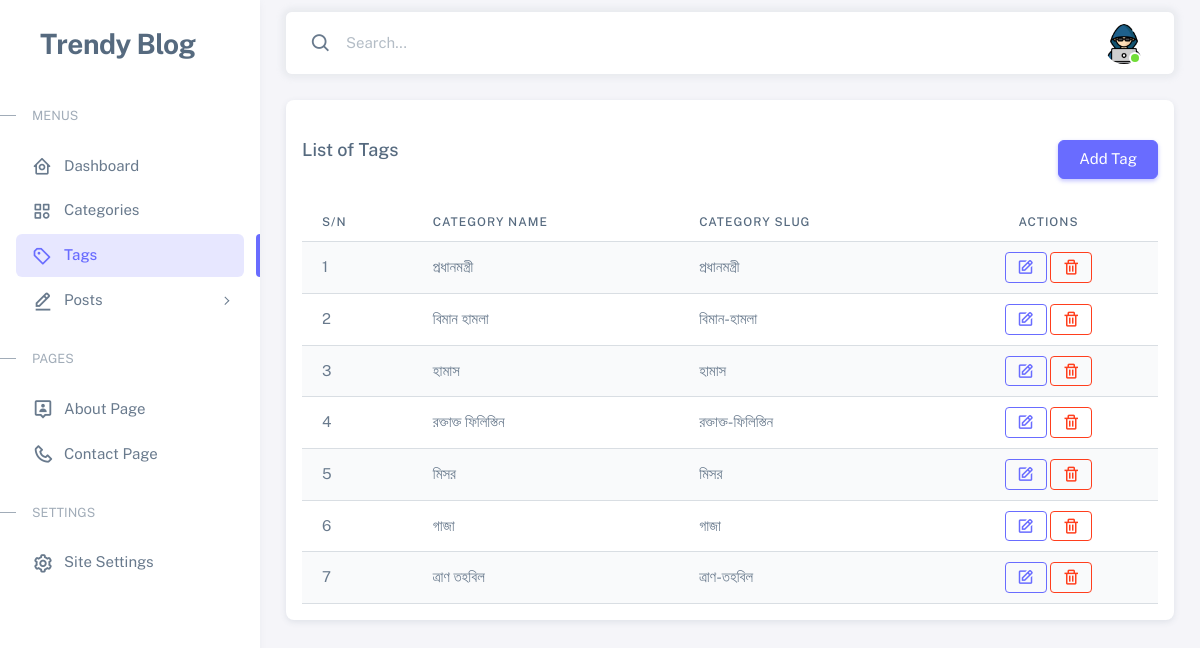
The app's page /admin/tags.php (signed in) with its own data.
### tables this page shows
CREATE TABLE `tags` (
  `id` bigint NOT NULL,
  `name` varchar(255) NOT NULL,
  `slug` varchar(255) NOT NULL
);

### classes/Profile.php (called while the page is built, shortened)
<?php
$realPath = dirname(__FILE__);
require_once $realPath . './../lib/Database.php';
class Profile
{
  private $db;
  public function __construct()
  {
    $this->db = new Database();
  }
  public function getProfile()
  {
    try {
      $id = $_SESSION['id'];
      $query = "SELECT * FROM admins WHERE id = :id";
      $params = [
        ':id' => $id
      ];
      $result = $this->db->query($query, $params);
      return $result->fetch(PDO::FETCH_ASSOC);
    } catch (PDOException $e) {
      return $e->getMessage();
    }
  }
}

### lib/Database.php (called while the page is built, shortened)
<?php
class  Database
{
    private $host = DB_HOST;
    private $user = DB_USER;
    private $password = DB_PASS;
    private $database = DB_NAME;
    private $conn;
    private function connectDB()
    {
        try {
            $this->conn = new PDO("mysql:host={$this->host};dbname={$this->database}", $this->user, $this->password);
            $this->conn->setAttribute(PDO::ATTR_ERRMODE, PDO::ERRMODE_EXCEPTION);
        } catch (PDOException $e) {
            echo "Connection failed: " . $e->getMessage();
        }
    }
    public function query($sql, $params = [])
    {
        $stmt = $this->conn->prepare($sql);
        $stmt->execute($params);
        return $stmt;
    }
}

### classes/Tag.php (called while the page is built, shortened)
<?php
$realPath = dirname(__FILE__);
require_once $realPath. './../lib/Database.php';
class Tag
{
    private $db;
    public function __construct()
    {
        $this->db = new Database();
    }
    public function getAllTagsAdmin()
    {
        try {
            $query = "SELECT * FROM tags ORDER BY id DESC";
            $statement = $this->db->query($query);
            return $statement ?? "Category not found!";
        } catch (PDOException $e) {
            return $e->getMessage();
        }
    }
}

### admin/tags.php (the view, shortened to what this page needs)
<?php
include_once './layouts/head.php';
include_once './layouts/custom-css.php';
$tag = new Tag();
$tags = $tag->getAllTagsAdmin();
?>
</head>
<body>
  <div class="layout-wrapper layout-content-navbar">
    <div class="layout-container">
      <?php include_once './layouts/sidebar.php'; ?>
      <div class="layout-page">
        <?php include_once './layouts/navbar.php'; ?>
        <div class="content-wrapper">
          <div class="container-xxl flex-grow-1 container-p-y">
            <div class="row mb-4 justify-content-center">
              <div class="col-xxl">
                <div class="card mb-4 p-3">
                  <div class="card-header px-0 m-0 d-flex justify-content-between">
                    <div class="head-label">
                      <h5 class="card-title mb-0">
                        List of Tags
                      </h5>
                    </div>
                    <div>
                      <a href="add-tag.php"><button type="button" class="btn btn-primary">
                          Add Tag
                        </button></a>
                    </div>
                  </div>
                  <table id="example" class="table table-striped" style="width: 100%">
                    <thead>
                      <tr>
                        <th>S/N</th>
                        <th>Category Name</th>
                        <th>Category slug</th>
                        <th class="text-center">Actions</th>
                      </tr>
                    </thead>
                    <tbody>
                      <?php
                      if ($tags) {
                        $i = 1;
                        while ($row = $tags->fetch(PDO::FETCH_ASSOC)) { ?>
                          <tr>
                            <td>
                              <?php echo $i++; ?>
                            </td>
                            <td>
                              <?php echo $row['name']; ?>
                            </td>
                            <td>
                              <?php echo $row['slug']; ?>
                            </td>
                            <td class="text-center">
                              <a class="btn btn-sm btn-outline-primary"
                                href="edit-tag.php?id=<?php echo $row['id']; ?>">
                                <i class="fs-5 bx bx-edit"></i>
                              </a>
                              <a class="btn btn-sm btn-outline-danger btn-delete" href="?id=<?php echo $row['id']; ?>"><i
                                  class="fs-5 bx bx-trash"></i></a>
                            </td>
                          </tr>
                          <?php
                        }
                      }
                      ?>
                    </tbody>
                  </table>
                </div>
              </div>
            </div>
          </div>
        </div>
      </div>
    </div>
  </div>
</body>
</html>

### admin/layouts/navbar.php (shortened to what this page needs)
<?php
$profileObj = new Profile();
$profile = $profileObj->getProfile();
?>
<nav class="layout-navbar container-xxl navbar navbar-expand-xl navbar-detached align-items-center bg-navbar-theme"
    id="layout-navbar">
    <div class="navbar-nav-right d-flex align-items-center" id="navbar-collapse">
        <div class="navbar-nav align-items-center">
            <div class="nav-item d-flex align-items-center">
                <i class="bx bx-search fs-4 lh-0"></i>
                <input type="text" class="form-control border-0 shadow-none" placeholder="Search..."
                    aria-label="Search..." />
            </div>
        </div>
        <ul class="navbar-nav flex-row align-items-center ms-auto">
            <li class="nav-item navbar-dropdown dropdown-user dropdown">
                <a class="nav-link dropdown-toggle hide-arrow" href="profile.php" data-bs-toggle="dropdown">
                    <div class="avatar avatar-online">
                        <img src="uploads/profile/<?php echo $profile['avatar']? $profile['avatar'] : 'default.png'; ?>" alt="" class="w-px-40 h-auto rounded-circle" />
                    </div>
                </a>
            </li>
        </ul>
    </div>
</nav>

### records on screen
tags: name "প্রধানমন্ত্রী", slug "প্রধানমন্ত্রী"
tags: name "বিমান হামলা", slug "বিমান-হামলা"
tags: name "হামাস", slug "হামাস"
tags: name "রক্তাক্ত ফিলিস্তিন", slug "রক্তাক্ত-ফিলিস্তিন"
tags: name "মিসর", slug "মিসর"
tags: name "গাজা", slug "গাজা"
tags: name "ত্রাণ তহবিল", slug "ত্রাণ-তহবিল"
